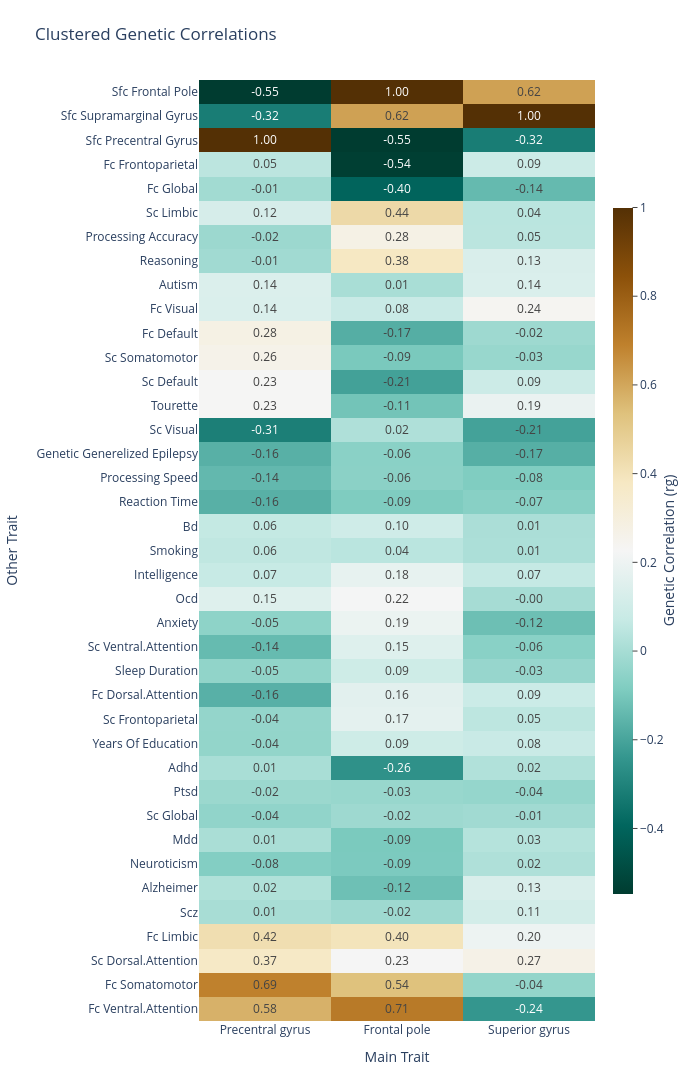

Write notebook code for a chart like this one.
### Code cell
import pandas as pd
import numpy as np
import plotly.graph_objects as go
from scipy.cluster.hierarchy import linkage, leaves_list
from scipy.spatial.distance import pdist

# Load and combine as before
df_fp = pd.read_csv('results_FP.tsv', sep='\t')
df_sg = pd.read_csv('results_SG.tsv', sep='\t')
df_pg = pd.read_csv('results_PG.tsv', sep='\t')

df_fp['MainTrait'] = 'Frontal pole'
df_sg['MainTrait'] = 'Superior gyrus'
df_pg['MainTrait'] = 'Precentral gyrus'

df_all = pd.concat([df_fp, df_sg, df_pg], ignore_index=True)
corr_matrix = df_all.pivot(index='Trait', columns='MainTrait', values='GeneticCorrelation')
corr_matrix.index = corr_matrix.index.str.replace('_', ' ').str.title()
corr_matrix = corr_matrix.fillna(1)

# --- CLUSTERING ---
# Cluster rows (traits)
row_linkage = linkage(pdist(corr_matrix.values), method='average')
row_order = leaves_list(row_linkage)

# Cluster columns (MainTrait)
col_linkage = linkage(pdist(corr_matrix.values.T), method='average')
col_order = leaves_list(col_linkage)

# Reorder matrix
corr_matrix_clustered = corr_matrix.iloc[row_order, col_order]

# --- PLOTLY ---
fig = go.Figure(data=go.Heatmap(
    z=corr_matrix_clustered.values,
    x=corr_matrix_clustered.columns,
    y=corr_matrix_clustered.index,
    colorscale='BrBg_r',
    zmin=corr_matrix_clustered.values.min(), zmax=corr_matrix_clustered.values.max(),
    colorbar=dict(
        title='Genetic Correlation (rg)',
        titleside='right',
        ticks='outside',
       # tickvals=[-0.7, -0.5, -0.2, 0, 0.2, 0.5],
        thickness=20,
        len=0.75,
        y=0.5,
        yanchor='middle'
    ),
    text=[[f"{val:.2f}" for val in row] for row in corr_matrix_clustered.values],
    texttemplate="%{text}",
    hoverinfo='text',
    showscale=True
))

fig.update_layout(
    title='Clustered Genetic Correlations',
    xaxis=dict(title='Main Trait', side='bottom'),
    yaxis=dict(title='Other Trait', autorange='reversed'),
    width=700,
    height=25 * len(corr_matrix_clustered) + 100,
    margin=dict(l=100, r=50, t=80, b=50),
    font=dict(size=12)
)

fig.show()

### Figure 1 — Plotly figure (JSON) as saved in the notebook; plotly's stock layout.template omitted (floating-point values rounded to 4 significant figures)
{"data": [{"colorbar": {"len": 0.75, "thickness": 20, "ticks": "outside", "title": {"side": "right", "text": "Genetic Correlation (rg)"}, "y": 0.5, "yanchor": "middle"}, "colorscale": [[0, "rgb(0,60,48)"], [0.1, "rgb(1,102,94)"], [0.2, "rgb(53,151,143)"], [0.3, "rgb(128,205,193)"], [0.4, "rgb(199,234,229)"], [0.5, "rgb(245,245,245)"], [0.6, "rgb(246,232,195)"], [0.7, "rgb(223,194,125)"], [0.8, "rgb(191,129,45)"], [0.9, "rgb(140,81,10)"], [1, "rgb(84,48,5)"]], "hoverinfo": "text", "showscale": true, "text": [["-0.55", "1.00", "0.62"], ["-0.32", "0.62", "1.00"], ["1.00", "-0.55", "-0.32"], ["0.05", "-0.54", "0.09"], ["-0.01", "-0.40", "-0.14"], ["0.12", "0.44", "0.04"], ["-0.02", "0.28", "0.05"], ["-0.01", "0.38", "0.13"], ["0.14", "0.01", "0.14"], ["0.14", "0.08", "0.24"], ["0.28", "-0.17", "-0.02"], ["0.26", "-0.09", "-0.03"], ["0.23", "-0.21", "0.09"], ["0.23", "-0.11", "0.19"], ["-0.31", "0.02", "-0.21"], ["-0.16", "-0.06", "-0.17"], ["-0.14", "-0.06", "-0.08"], ["-0.16", "-0.09", "-0.07"], ["0.06", "0.10", "0.01"], ["0.06", "0.04", "0.01"], ["0.07", "0.18", "0.07"], ["0.15", "0.22", "-0.00"], ["-0.05", "0.19", "-0.12"], ["-0.14", "0.15", "-0.06"], ["-0.05", "0.09", "-0.03"], ["-0.16", "0.16", "0.09"], ["-0.04", "0.17", "0.05"], ["-0.04", "0.09", "0.08"], ["0.01", "-0.26", "0.02"], ["-0.02", "-0.03", "-0.04"], ["-0.04", "-0.02", "-0.01"], ["0.01", "-0.09", "0.03"], ["-0.08", "-0.09", "0.02"], ["0.02", "-0.12", "0.13"], ["0.01", "-0.02", "0.11"], ["0.42", "0.40", "0.20"], ["0.37", "0.23", "0.27"], ["0.69", "0.54", "-0.04"], ["0.58", "0.71", "-0.24"]], "texttemplate": "%{text}", "type": "heatmap", "x": ["Precentral gyrus", "Frontal pole", "Superior gyrus"], "y": ["Sfc Frontal Pole", "Sfc Supramarginal Gyrus", "Sfc Precentral Gyrus", "Fc Frontoparietal", "Fc Global", "Sc Limbic", "Processing Accuracy", "Reasoning", "Autism", "Fc Visual", "Fc Default", "Sc Somatomotor", "Sc Default", "Tourette", "Sc Visual", "Genetic Generelized Epilepsy", "Processing Speed", "Reaction Time", "Bd", "Smoking", "Intelligence", "Ocd", "Anxiety", "Sc Ventral.Attention", "Sleep Duration", "Fc Dorsal.Attention", "Sc Frontoparietal", "Years Of Education", "Adhd", "Ptsd", "Sc Global", "Mdd", "Neuroticism", "Alzheimer", "Scz", "Fc Limbic", "Sc Dorsal.Attention", "Fc Somatomotor", "Fc Ventral.Attention"], "z": [[-0.5466, 1, 0.6157], [-0.3198, 0.6157, 1], [1, -0.5466, -0.3198], [0.0476, -0.5352, 0.0891], [-0.0087, -0.3975, -0.1381], [0.121, 0.4412, 0.0443], [-0.0213, 0.2758, 0.046], [-0.0114, 0.3813, 0.1326], [0.1398, 0.0065, 0.137], [0.1364, 0.0784, 0.2396], [0.2796, -0.1709, -0.0175], [0.2631, -0.0945, -0.031], [0.2301, -0.2092, 0.0876], [0.2306, -0.1092, 0.1906], [-0.3126, 0.0197, -0.2069], [-0.1646, -0.0601, -0.1682], [-0.1419, -0.0597, -0.0836], [-0.1648, -0.0852, -0.0659], [0.0649, 0.0994, 0.0105], [0.0562, 0.0445, 0.0143], [0.0736, 0.181, 0.0669], [0.15, 0.224, -0.0009], [-0.0531, 0.1919, -0.1213], [-0.1356, 0.1505, -0.0625], [-0.0464, 0.0949, -0.0331], [-0.1644, 0.1626, 0.087], [-0.0396, 0.1687, 0.0493], [-0.0422, 0.0945, 0.0772], [0.0058, -0.255, 0.0233], [-0.0247, -0.0312, -0.0358], [-0.0449, -0.0173, -0.011], [0.0089, -0.0925, 0.0338], [-0.0758, -0.0902, 0.0204], [0.0217, -0.1203, 0.1332], [0.005, -0.0182, 0.112], [0.4203, 0.3995, 0.2006], [0.3736, 0.2269, 0.2707], [0.6901, 0.5361, -0.042], [0.5754, 0.7122, -0.2394]], "zmax": 1, "zmin": -0.5466}], "layout": {"font": {"size": 12}, "height": 1075, "margin": {"b": 50, "l": 100, "r": 50, "t": 80}, "title": {"text": "Clustered Genetic Correlations"}, "width": 700, "xaxis": {"side": "bottom", "title": {"text": "Main Trait"}}, "yaxis": {"autorange": "reversed", "title": {"text": "Other Trait"}}}}
